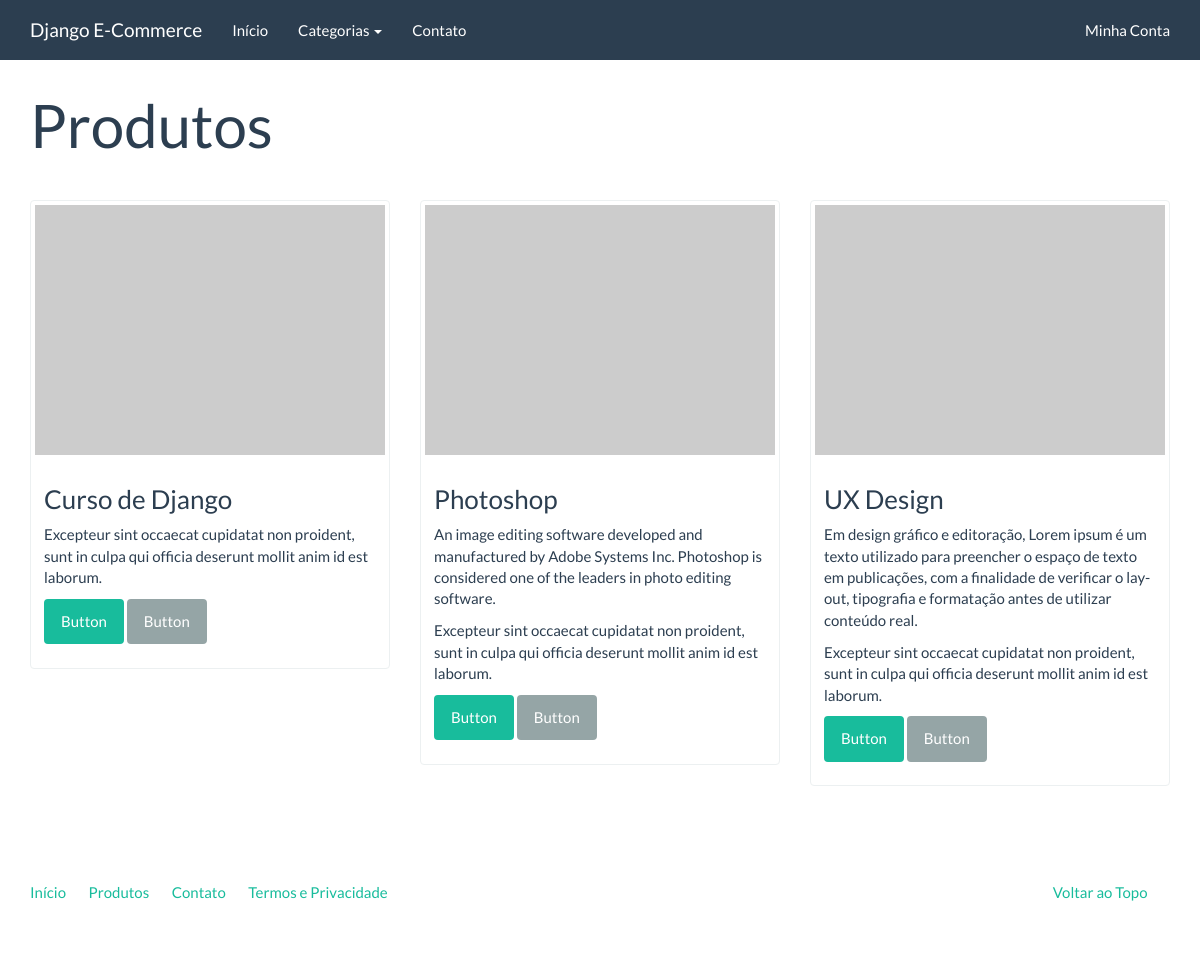
Screenshot of /catalogo/ with the database file from the repository.
### catalog/models.py (models this page shows)
class Product(models.Model):
    name = models.CharField('Nome', max_length=100)
    slug = models.SlugField('Identificador', max_length=100)
    category = models.ForeignKey('catalog.Category', verbose_name='Categoria')
    description = models.TextField('Descrição', blank=True)
    price = models.DecimalField('Preço', decimal_places=2, max_digits=8)
    created = models.DateTimeField('Criado em', auto_now_add=True)
    modified = models.DateTimeField('Modificado em', auto_now=True)
    class Meta:
        verbose_name = 'Produto'
        verbose_name_plural = 'Produtos'
        ordering = ['name']
    def __str__(self):
        return self.name
    def get_absolute_url(self):
        return reverse('catalog:product', kwargs={'slug': self.slug})

### catalog/views.py (the view)
def product_list(request):
    context = {
        'product_list': Product.objects.all()
    }
    return render(request, 'catalog/product_list.html', context)

### catalog/context_processors.py (called while the page is built)
def categories(request):
	return {
	'categories': Category.objects.all()
	}

### catalog/models.py (called while the page is built)
    def __str__(self):
        return self.name

    def get_absolute_url(self):
        return reverse('catalog:category', kwargs={'slug': self.slug})

### catalog/templates/catalog/product_list.html (shortened to what this page needs)
{% extends "base.html" %}
{% block container %}
	<div class="page-header">
	<h1>Produtos</h1>
	</div>
	<div class="row">
	{% for  product in product_list  %}
		<div class="col-sm-6 col-md-4">
			<div class="thumbnail">
				<a href="{{ product.get_absolute_url }}">
					<img src="http://placehold.it/350x250" alt="" />
				</a>
				<div class="caption">
					<h3>{{ product }}</h3>
					{{ product.description|linebreaks }}
					<p>Excepteur sint occaecat cupidatat non proident, sunt in culpa qui officia deserunt mollit anim id est laborum.</p>
					<p><a href="{{ product.get_absolute_url }}" class="btn btn-success" role="button">Button</a> <a href="#" class="btn btn-default" role="button">Button</a></p>
				</div>
			</div>
		</div>
	{% endfor %}
	</div>
{% endblock  %}

### rows the page displays
Product: name "Curso de Django"
Product: name "Photoshop", description "An image editing software developed and manufactured by Adobe Systems Inc. Photoshop is considered one of the leaders in photo editing software."
Product: name "UX Design", description "Em design gráfico e editoração, Lorem ipsum é um texto utilizado para preencher o espaço de texto em publicações, com a finalidade de verificar o lay-out, tipografia e formatação antes de utilizar conteúdo real."
